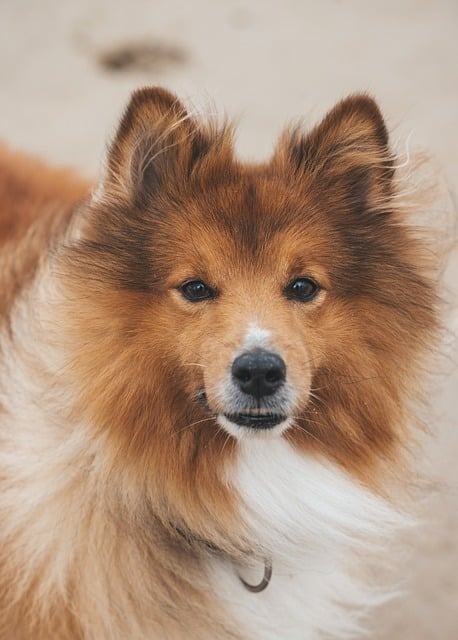
#> input picture Python/OpenCV/sample.jpg, 458 x 640 px
$ python 5_img_mod.py
#> lines starting #> are read from the running program, lines starting #| are printed output that depends on the picture
import cv2
import numpy as np

img = cv2.imread("sample.jpg")
#> img is the input picture: shape (640, 458, 3); mean B, G, R 127.3, 148.2, 176.3

# 이미지 자르기
cut = img[100:500, 100:500] # (100, 100) -> (500, 500)
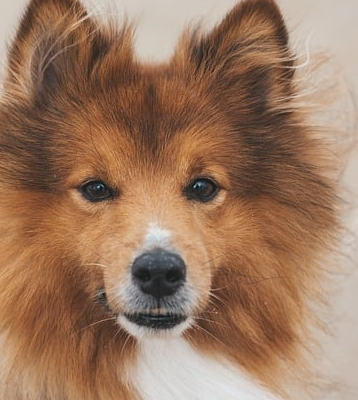
#> cut: shape (400, 358, 3); mean B, G, R 97, 121, 156.2
cv2.imwrite("cut_img.jpg", cut)

# 이미지 사이즈 변경
resized = cv2.resize(img, (800, 800)) # 고정값 변환
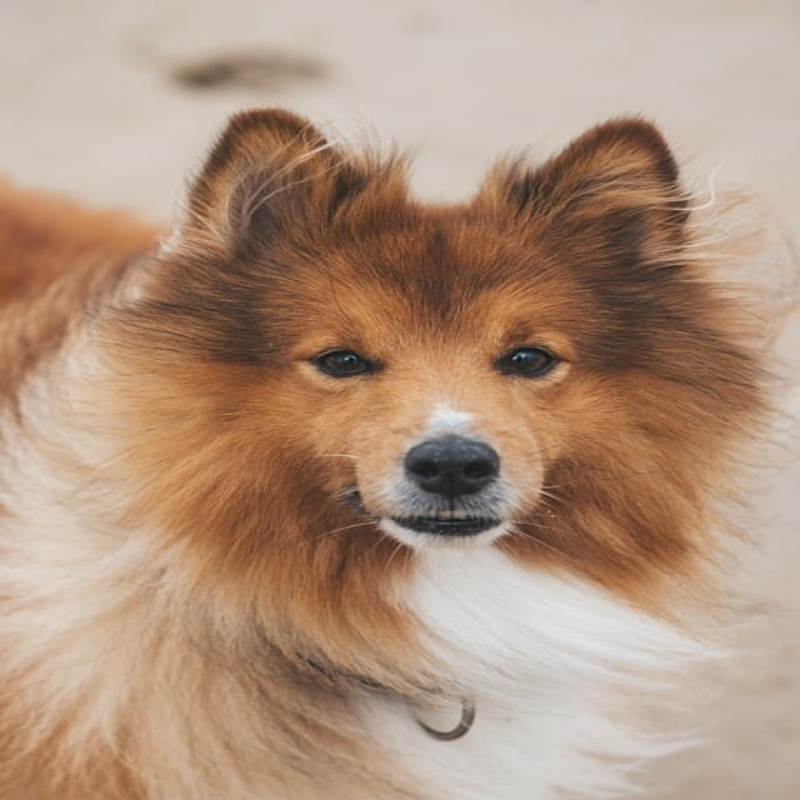
#> resized: shape (800, 800, 3); mean B, G, R 127.2, 148.1, 176.2
resized2 = cv2.resize(img, None, fx= 1.5, fy=1.1) # 비율로 변환

cv2.imshow('resized img', resized)
cv2.imshow('resized2 img', resized2)

# 이미지 회전
height, width = img.shape[:2] # img.shape -> 높이, 너비, 색상 수 / img.shape[:2] -> 높이, 너비
#> height = 640; width = 458
rotation_matrix = cv2.getRotationMatrix2D((width/2, height/2), 180, 2)
rotate = cv2.warpAffine(img, rotation_matrix, (width, height))
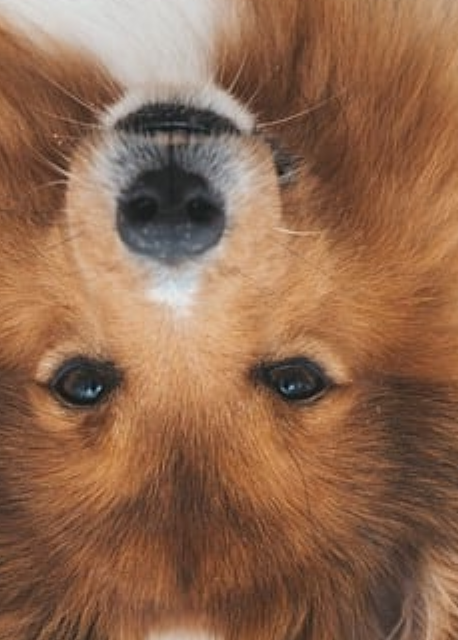
#> rotate: shape (640, 458, 3); mean B, G, R 79.2, 105, 144.4

# 밝기
bright = np.clip(img + 10, 0, 255).astype(np.uint8) # 밝게
dark = np.clip(img - 10, 0, 255).astype(np.uint8) # 밝게

# cv2.imshow('bright img', bright)
# cv2.imshow('dark img', dark)
cv2.waitKey(0)
cv2.destroyAllWindows


# 원본을 가지고 사이즈 고정, 비율로 변환하기
# 사진을 흑백으로 바꾸고 270도 회전시키기
# 밝은거 1개 어두운거 1개 만들고 저장시키기
